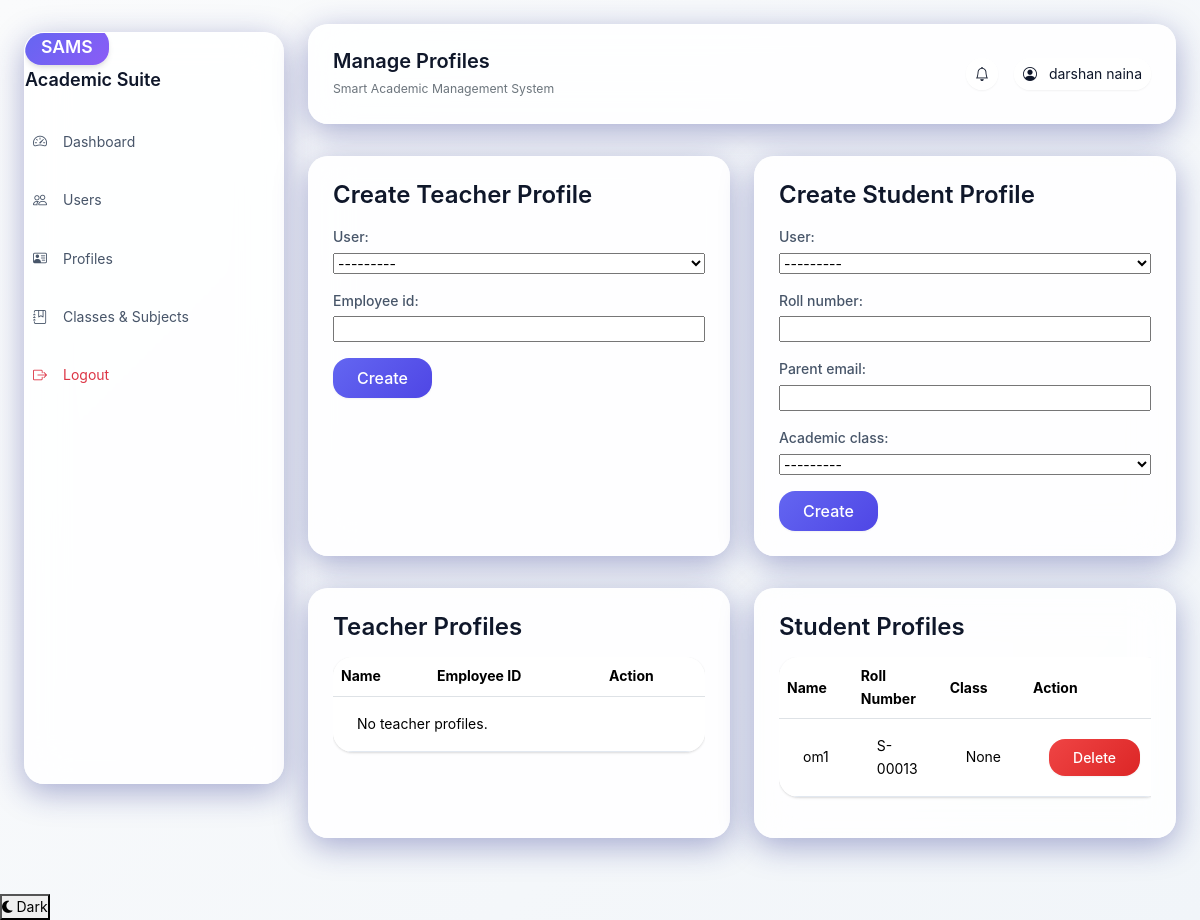
The page /admin-panel/profiles/ (signed in) on the database as committed earlier.
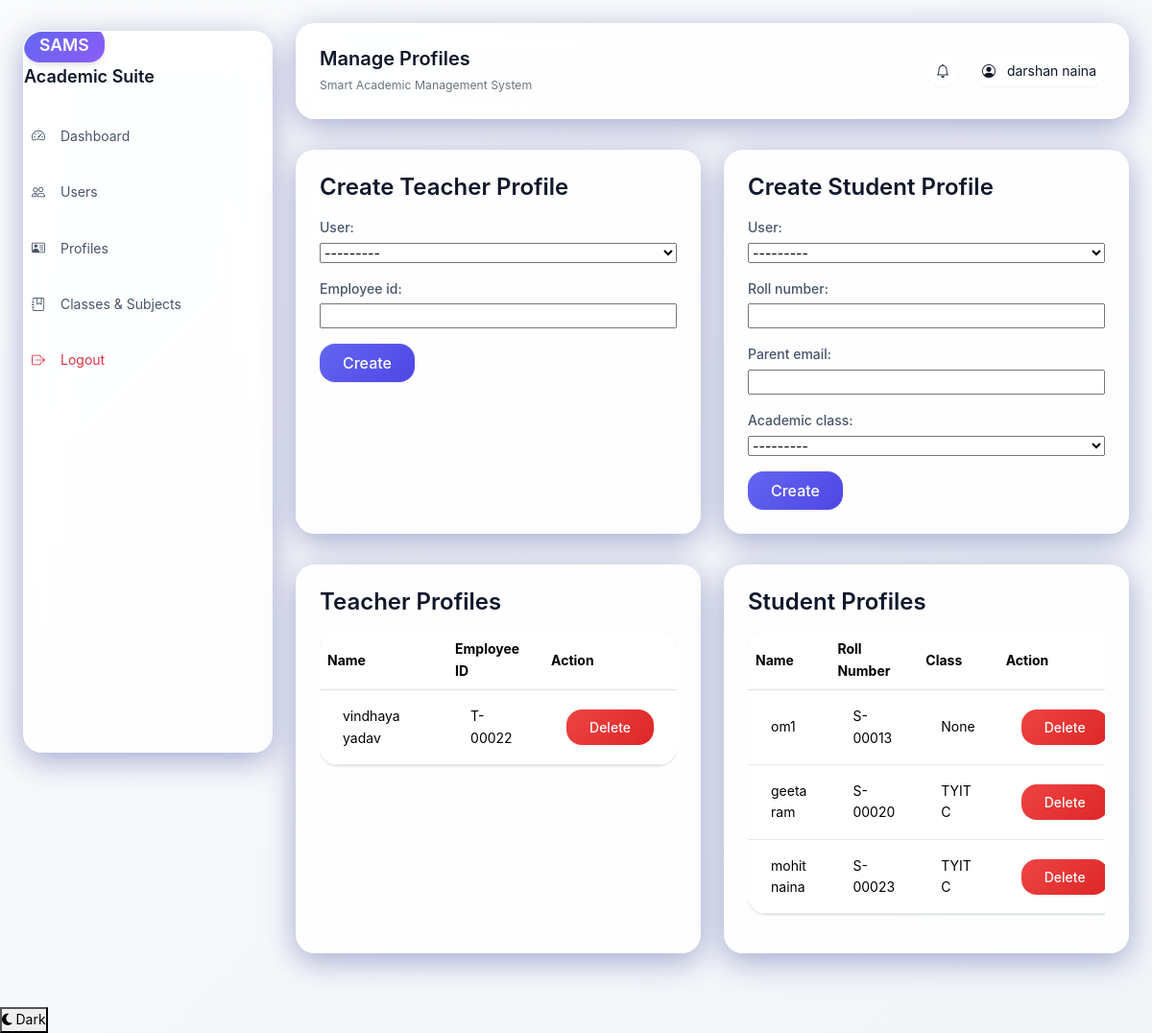
The same page on the database as committed later.
### accounts/models.py (models this page shows, shortened)
class StudentProfile(models.Model):
    user = models.OneToOneField(settings.AUTH_USER_MODEL, on_delete=models.CASCADE)
    roll_number = models.CharField(max_length=30, unique=True)
    parent_email = models.EmailField(blank=True)
    academic_class = models.ForeignKey(
        AcademicClass,
        on_delete=models.SET_NULL,
        related_name="students",
        null=True,
        blank=True,
    )

class CustomUser(AbstractUser):
    class Role(models.TextChoices):
        ADMIN = "ADMIN", "Admin"
        TEACHER = "TEACHER", "Teacher"
        STUDENT = "STUDENT", "Student"
    role = models.CharField(max_length=20, choices=Role.choices, default=Role.STUDENT)
    def __str__(self):
        return f"{self.username} ({self.role})"

class TeacherProfile(models.Model):
    user = models.OneToOneField(settings.AUTH_USER_MODEL, on_delete=models.CASCADE)
    employee_id = models.CharField(max_length=30, unique=True)

class AcademicClass(models.Model):
    name = models.CharField(max_length=100, unique=True)
    section = models.CharField(max_length=10, blank=True)
    class Meta:
        ordering = ["name", "section"]
        verbose_name_plural = "Academic classes"
    def __str__(self):
        return f"{self.name} {self.section}".strip()

### admin_panel/views.py (the view, shortened to what this page needs)
# urls.py: path("profiles/", manage_profiles, name="manage_profiles"),
@role_required(CustomUser.Role.ADMIN)
def manage_profiles(request):
    teacher_form = TeacherProfileForm(request.POST or None, prefix="teacher")
    student_form = StudentProfileForm(request.POST or None, prefix="student")
    return render(
        request,
        "admin_panel/manage_profiles.html",
        {
            "teacher_form": teacher_form,
            "student_form": student_form,
            "teachers": TeacherProfile.objects.select_related("user"),
            "students": StudentProfile.objects.select_related("user", "academic_class"),
        },
    )

### admin_panel/forms.py
class TeacherProfileForm(forms.ModelForm):
    class Meta:
        model = TeacherProfile
        fields = ("user", "employee_id")
    def __init__(self, *args, **kwargs):
        super().__init__(*args, **kwargs)
        self.fields["user"].queryset = CustomUser.objects.filter(role=CustomUser.Role.TEACHER)

class StudentProfileForm(forms.ModelForm):
    class Meta:
        model = StudentProfile
        fields = ("user", "roll_number", "parent_email", "academic_class")
    def __init__(self, *args, **kwargs):
        super().__init__(*args, **kwargs)
        self.fields["user"].queryset = CustomUser.objects.filter(role=CustomUser.Role.STUDENT)

### templates/admin_panel/manage_profiles.html (shortened to what this page needs)
{% extends 'base.html' %}
{% block page_title %}Manage Profiles{% endblock %}
{% block content %}
<div class="split">
    <section class="glass-card p-4" data-aos="fade-up">
        <h3>Create Teacher Profile</h3>
        <form method="post" class="grid-form">
            {{ teacher_form.as_p }}
            <button type="submit" name="create_teacher_profile" class="btn btn-primary">Create</button>
        </form>
    </section>
    <section class="glass-card p-4" data-aos="fade-up" data-aos-delay="100">
        <h3>Create Student Profile</h3>
        <form method="post" class="grid-form">
            {{ student_form.as_p }}
            <button type="submit" name="create_student_profile" class="btn btn-primary">Create</button>
        </form>
    </section>
</div>
<div class="split">
    <section class="glass-card p-4" data-aos="fade-up">
        <h3>Teacher Profiles</h3>
        <div class="table-responsive"><table class="table table-hover align-middle">
            <tr><th>Name</th><th>Employee ID</th><th>Action</th></tr>
            {% for teacher in teachers %}
                <tr>
                    <td>{{ teacher.user.get_full_name|default:teacher.user.username }}</td>
                    <td>{{ teacher.employee_id }}</td>
                    <td>
                        <form method="post" action="{% url 'admin_panel:delete_teacher_profile' teacher.id %}">
                            <button type="submit" class="btn btn-danger btn-sm">Delete</button>
                        </form>
                    </td>
                </tr>
            {% empty %}
                <tr><td colspan="3">No teacher profiles.</td></tr>
            {% endfor %}
        </table></div>
    </section>
    <section class="glass-card p-4" data-aos="fade-up" data-aos-delay="100">
        <h3>Student Profiles</h3>
        <div class="table-responsive"><table class="table table-hover align-middle">
            <tr><th>Name</th><th>Roll Number</th><th>Class</th><th>Action</th></tr>
            {% for student in students %}
                <tr>
                    <td>{{ student.user.get_full_name|default:student.user.username }}</td>
                    <td>{{ student.roll_number }}</td>
                    <td>{{ student.academic_class }}</td>
                    <td>
                        <form method="post" action="{% url 'admin_panel:delete_student_profile' student.id %}">
                            <button type="submit" class="btn btn-danger btn-sm">Delete</button>
                        </form>
                    </td>
                </tr>
            {% empty %}
                <tr><td colspan="4">No student profiles.</td></tr>
            {% endfor %}
        </table></div>
    </section>
</div>
{% endblock %}

Rows that differ between the two databases and show on the page:
added TeacherProfile: user.get_full_name "vindhaya yadav", employee_id "T-00022"
added StudentProfile: user.get_full_name "geeta ram", roll_number "S-00020", academic_class "TYIT C"
added StudentProfile: user.get_full_name "mohit naina", roll_number "S-00023", academic_class "TYIT C"
Other text that changed with them:
text no longer shown: "No teacher profiles."
